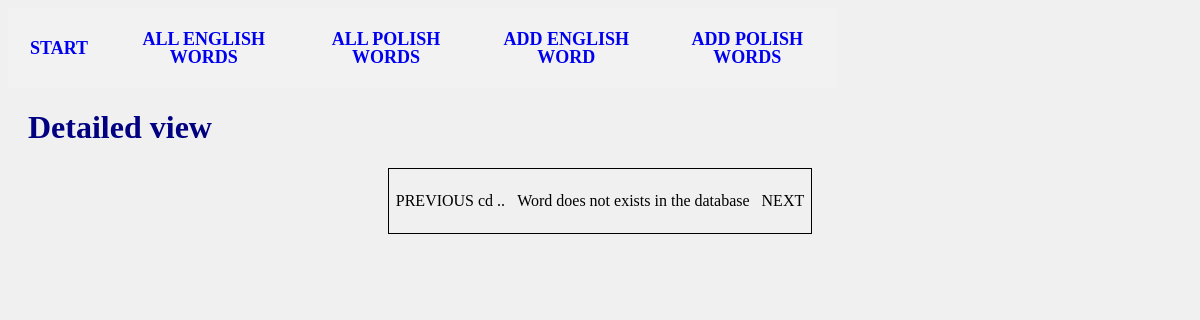
The page /wordslearn/39/ on the database as committed earlier.
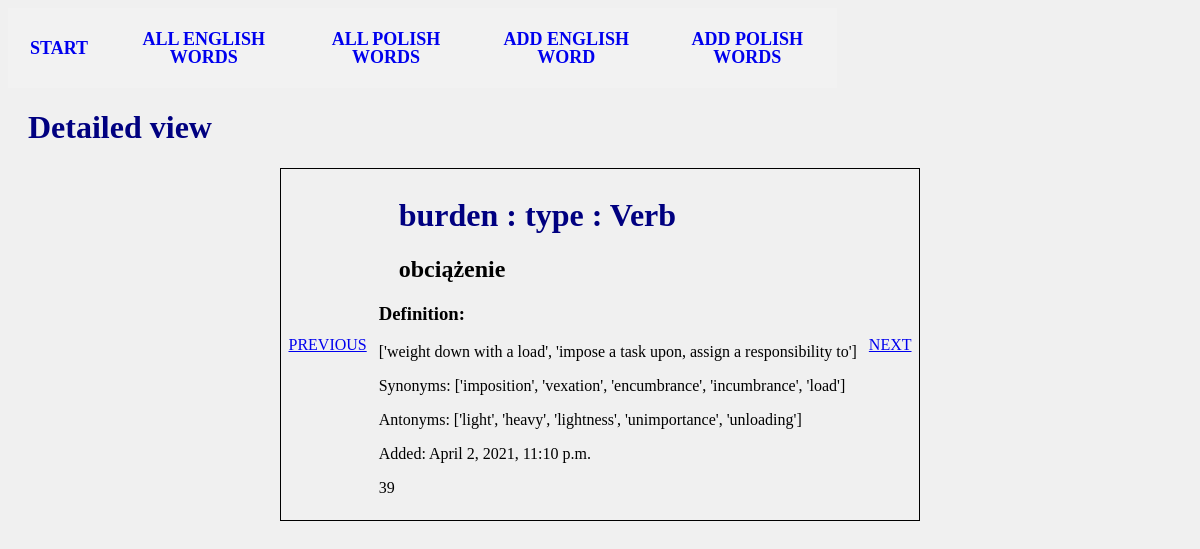
The same page on the database as committed later.
### wordslearn/models.py (models this page shows, shortened)
class Word(models.Model):
    word = models.CharField(max_length=200, null=False, help_text='Enter the word')
    date_of_add = models.DateTimeField(auto_now=True, blank=True, help_text='date added')
    definition = models.CharField(max_length=200, blank=True, null=False, help_text='Enter the definition of english word')
    synonym = models.CharField(max_length=200, blank=True, null=False, help_text='Enter the synonym of english word')
    antonym = models.CharField(max_length=200, blank=True, null=False, help_text='Enter the antonym of english word')
    class Meta:
        abstract = True
        ordering = ["word"]
    def __str__(self):
        string_representation = "{} {} {} {} ".format(self.id, self.word, self.date_of_add, self.definition)
        return string_representation

class WordEng(Word):
    word_type = models.CharField(max_length=30, choices=wordDefinitions.ENG_WORD_TYPES, help_text='Select type of word', blank=True)
    def display_polword(self):
        """Create a string for the translation. This is required to display WordEng in Admin."""
        return ', '.join(str(w.word) for w in self.wordpol_set.all())
    def display_translations(self):
        return ', '.join(str(w.word) for w in self.wordpol_set.all())
    display_polword.short_description = 'Polish Word'
    def __str__(self):
        string_representation = super(WordEng, self).__str__() + " {} ".format(self.word_type)
        return string_representation
    def Next(self):
        try:
            next_issue = WordEng.objects.filter(date_of_add__gt=self.date_of_add).order_by('date_of_add').first()
            return next_issue
        except:
            return None
    def Previous(self):
        try:
            prev_issue = WordEng.objects.filter(date_of_add__lt=self.date_of_add).order_by('date_of_add').first()
            return prev_issue
        except:
            return None

class WordPol(Word):
    wordsEng = models.ManyToManyField(WordEng)
    word_type = models.CharField(max_length=30, choices=wordDefinitions.POL_WORD_TYPES, help_text='Select type of word', blank=True)
    def display_engword(self):
        """Create a string for the translation. This is required to display WordEng in Admin."""
        return ', '.join(str(w.word) for w in self.wordsEng.all())
    display_engword.short_description = 'English Word'

### wordslearn/views.py (the view)
# urls.py: path('<int:word_id>/', views.detail, name="detail"),
def detail(request, word_id):
	word = None
	print("[views.py] get detail for {}".format(word_id))
	try:
		word = WordEng.objects.get(pk=word_id)
	except WordEng.DoesNotExist:
		print("WordEng does not exist")
	if not word:
		try:
			word = WordPol.objects.get(pk=word_id)
		except WordPol.DoesNotExist:
			print("WordPol does not exist")
	print("get detailes for word: {}".format(word))
	context = {'word': word}
	return render(request, 'wordslearn/detailed_view.html', context)

### wordslearn/templates/wordslearn/detailed_view.html (shortened to what this page needs)
{% extends "base_generic.html" %}
{% block content %}
<h1>Detailed view</h1>
<table style="border:1px solid black;margin-left:auto;margin-right:auto;">
    <tr>
        <td>{% if word.Previous is not none %}
                <a href="{% url 'wordslearn:detail' word.Previous.id %}"> PREVIOUS </a>
            {% else %}
                <a> PREVIOUS </a>cd ..
            {% endif %}
        </td>
        <td>
        {% if word  %}
            <h1>
            {% if word.word %}
                {{ word.word }}
            {% endif %}
            {% if word.word_type %}
                : type : {{ word.word_type }}
            {% endif %}
            </h1>
            <h2> {{ word.display_translations }} </h2>
            {% if word.definition %}
            <h3>Definition:</h3>
                <p> {{ word.definition }}</p>
            {% endif %}
            {% if word.synonym %}
                <p>Synonyms: {{ word.synonym }}</p>
            {% endif %}
            {% if word.antonym %}
                <p>Antonyms: {{ word.antonym }}</p>
            {% endif %}
                <p> Added: {{ word.date_of_add }}</p>
            <p>{{word.id}}</p>
        {% else %}
            <p>Word does not exists in the database</p>
        {% endif %}
        </td>
        <td>{% if word.Next is not none %}
            <a href="{% url 'wordslearn:detail' word.Next.id %}"> NEXT </a>
        {% else %}
            <a> NEXT </a>
        {% endif %}
        </td>
    </tr>
</table>
{% endblock %}

Rows that differ between the two databases and show on the page:
added WordEng: word "burden", word_type "Verb", display_translations "obciążenie", definition "['weight down with a load', 'impose a task upon, assign a responsibility to']", synonym "['imposition', 'vexation', 'encumbrance', 'incumbrance', 'load']", antonym "['light', 'heavy', 'lightness', 'unimportance', 'unloading']", date_of_add "April 2, 2021, 11:10 p.m.", id "39"
Other text that changed with them:
text no longer shown: "cd .. Word does not exists in the database"
text now shown: ": type : Definition: Synonyms: Antonyms: Added:"
